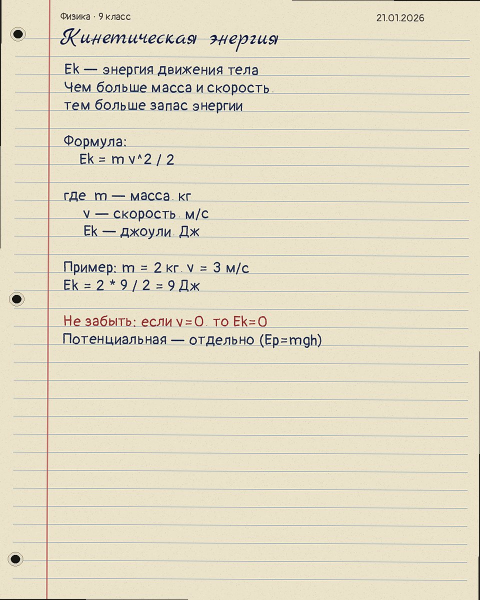
#> input picture web/assets/loupe/raw.jpg, 960 x 1200 px (shown at 1/2 size)
$ python -i scanner.py   (imports and definitions only)
#> lines starting #> are read from the running program, lines starting #| are printed output that depends on the picture; after the words box and inside, x2 and y2 are one past the last pixel; in counts of white or black regions, pixels touching at a corner belong together
### app/core/logging.py
# ### FILE: app/core/logging.py
"""
Structured Telemetry and Logging Infrastructure for Smart Notes.
Configures uniform console output with timestamps, modules, and log levels.
"""

import logging
import sys
from typing import Optional


# [29 lines left out: function setup_logging, not called in this run]


def get_logger(name: Optional[str] = None) -> logging.Logger:
    """Return a named logger configured with root application parameters."""
    return logging.getLogger(name or "smart_notes")

### app/cv/scanner.py
# ### FILE: app/cv/scanner.py
"""
Document Scanner and Optical Geometry Rectification.
Includes 4-point perspective warp and text deskewing.
"""

from typing import Tuple, Optional
import numpy as np
import cv2
from app.core.exceptions import ImageProcessingException
from app.core.logging import get_logger

logger = get_logger(__name__)


# [46 lines left out: functions order_points, four_point_transform, not called in this run]


def detect_document_contour(image: np.ndarray) -> Optional[np.ndarray]:
    """
    Detect largest quadrilateral contour representing the page boundary.
    Returns array of 4 points or None if no clear page boundary is found.
    """
    h, w = image.shape[:2]
    min_area = (h * w) * 0.15

    gray = cv2.cvtColor(image, cv2.COLOR_BGR2GRAY) if len(image.shape) == 3 else image.copy()
    blurred = cv2.GaussianBlur(gray, (5, 5), 0)
    edged = cv2.Canny(blurred, 50, 200)

    # Dilate edges to close gaps
    kernel = cv2.getStructuringElement(cv2.MORPH_RECT, (3, 3))
    dilated = cv2.dilate(edged, kernel, iterations=2)

    contours, _ = cv2.findContours(dilated, cv2.RETR_LIST, cv2.CHAIN_APPROX_SIMPLE)
    contours = sorted(contours, key=cv2.contourArea, reverse=True)[:5]

    for c in contours:
        area = cv2.contourArea(c)
        if area < min_area:
            continue

        peri = cv2.arcLength(c, True)
        approx = cv2.approxPolyDP(c, 0.02 * peri, True)

        if len(approx) == 4:
            return approx.reshape(4, 2).astype("float32")
        elif 4 < len(approx) <= 8 and cv2.isContourConvex(approx):
            rect = cv2.minAreaRect(approx)
            box = cv2.boxPoints(rect)
            return box.astype("float32")

    # Fallback to bright paper region detection if edge contours are broken by fingers or shadows
    try:
        _, paper_thresh = cv2.threshold(gray, 0, 255, cv2.THRESH_BINARY + cv2.THRESH_OTSU)
        kernel_p = cv2.getStructuringElement(cv2.MORPH_RECT, (25, 25))
        paper_mask = cv2.morphologyEx(paper_thresh, cv2.MORPH_CLOSE, kernel_p)
        paper_cnts, _ = cv2.findContours(paper_mask, cv2.RETR_EXTERNAL, cv2.CHAIN_APPROX_SIMPLE)
        if paper_cnts:
            best_paper = max(paper_cnts, key=cv2.contourArea)
            paper_area = cv2.contourArea(best_paper)
            total_img_area = float(h * w)
            # Only use if page is a distinct document occupying 25% to 95% of photo
            if (total_img_area * 0.25) <= paper_area <= (total_img_area * 0.96):
                rect = cv2.minAreaRect(best_paper)
                box = cv2.boxPoints(rect)
                return box.astype("float32")
    except Exception as exc:
        logger.debug("Paper region fallback failed: %s", exc)


    return None


def calculate_skew_angle(
    binary_image: np.ndarray,
    source_image: Optional[np.ndarray] = None,
) -> float:
    """
    Determine dominant skew angle of handwritten text lines in degrees.
    Uses multi-stage detection:
    1. Probabilistic Hough Transform on horizontal text baselines and ruled edges.
    2. Fallback to Horizontal Projection Profile variance optimization (Radon).
    3. Fallback to cv2.minAreaRect with correct (X, Y) point ordering.
    """
    # 1. Primary Strategy: Hough Lines on source image or binary image
    target_img = source_image if source_image is not None else binary_image
    gray = cv2.cvtColor(target_img, cv2.COLOR_BGR2GRAY) if target_img.ndim == 3 else target_img

    edges = cv2.Canny(gray, 50, 150, apertureSize=3)
    lines = cv2.HoughLinesP(edges, 1, np.pi / 180, threshold=70, minLineLength=60, maxLineGap=15)

    if lines is not None and len(lines) >= 8:
        hough_angles: List[float] = []
        for l in lines:
            x1, y1, x2, y2 = l[0]
            deg = float(np.degrees(np.arctan2(y2 - y1, x2 - x1)))
            if deg > 90.0:
                deg -= 180.0
            elif deg < -90.0:
                deg += 180.0
            # Keep plausible horizontal orientations within [-25°, +25°]
            if -25.0 < deg < 25.0:
                hough_angles.append(deg)

        if len(hough_angles) >= 6:
            med_angle = float(np.median(hough_angles))
            logger.info(
                "Detected document skew via Hough lines: %.2f° (from %d line segments)",
                med_angle,
                len(hough_angles),
            )
            return med_angle

    # 2. Secondary Strategy: Projection Profile Variance (Radon-like sweep)
    # Require substantial foreground ink content to compute meaningful variance
    if binary_image is not None and np.count_nonzero(binary_image > 0) < 100:
        return 0.0

    try:
        bin_for_sweep = binary_image if binary_image is not None else cv2.adaptiveThreshold(
            gray, 255, cv2.ADAPTIVE_THRESH_GAUSSIAN_C, cv2.THRESH_BINARY_INV, 31, 10
        )
        if np.count_nonzero(bin_for_sweep > 0) < 100:
            return 0.0
        # Downscale for fast angular sweep
        target_w = 480
        aspect = bin_for_sweep.shape[0] / max(1, bin_for_sweep.shape[1])
        target_h = int(target_w * aspect)
        small_bin = cv2.resize(bin_for_sweep, (target_w, target_h), interpolation=cv2.INTER_NEAREST)

        sw_h, sw_w = small_bin.shape[:2]
        center = (sw_w // 2, sw_h // 2)
        best_angle = 0.0
        max_var = -1.0

        for candidate_angle in np.arange(-10.0, 10.0, 0.5):
            M = cv2.getRotationMatrix2D(center, float(candidate_angle), 1.0)
            rot = cv2.warpAffine(small_bin, M, (sw_w, sw_h), flags=cv2.INTER_NEAREST)
            hpp = np.sum(rot > 0, axis=1)
            var = float(np.var(hpp))
            if var > max_var:
                max_var = var
                best_angle = float(candidate_angle)

        if abs(best_angle) >= 0.2:
            logger.info("Detected document skew via HPP variance: %.2f°", best_angle)
            return best_angle
    except Exception as exc:
        logger.debug("Projection profile variance sweep skipped: %s", exc)

    # 3. Fallback Strategy: minAreaRect with correct (X, Y) coordinate ordering
    y_idx, x_idx = np.where(binary_image > 0)
    if len(x_idx) < 100:
        return 0.0

    pts_xy = np.column_stack([x_idx, y_idx]).astype(np.float32)
    rect = cv2.minAreaRect(pts_xy)
    box_w, box_h = rect[1]
    angle = rect[2]

    # OpenCV 4.5+ angle normalization
    if box_w < box_h:
        angle = angle - 90.0 if angle >= 45.0 else angle
    else:
        angle = angle if angle < 45.0 else angle - 90.0

    if abs(angle) > 30.0:
        return 0.0

    return float(angle)


def rotate_image(image: np.ndarray, angle: float) -> np.ndarray:
    """
    Rotate image by angle (in degrees) about its center with white background padding.
    """
    if abs(angle) < 0.1:
        return image.copy()

    h, w = image.shape[:2]
    center = (w // 2, h // 2)

    m = cv2.getRotationMatrix2D(center, angle, 1.0)
    cos = np.abs(m[0, 0])
    sin = np.abs(m[0, 1])

    # Compute new bounding dimensions
    new_w = int((h * sin) + (w * cos))
    new_h = int((h * cos) + (w * sin))

    m[0, 2] += (new_w / 2) - center[0]
    m[1, 2] += (new_h / 2) - center[1]

    border_value = (255, 255, 255) if len(image.shape) == 3 else 255
    rotated = cv2.warpAffine(
        image,
        m,
        (new_w, new_h),
        flags=cv2.INTER_CUBIC,
        borderMode=cv2.BORDER_CONSTANT,
        borderValue=border_value,
    )
    return rotated


def rectify_document_geometry(image: np.ndarray) -> Tuple[np.ndarray, float]:
    """
    Full optical rectification pipeline:
    1. Detect page quad and warp perspective if detected.
    2. Estimate skew angle via multi-strategy analysis and rotate to horizontal baseline.
    Returns: (rectified_bgr_image, skew_angle_degrees)
    """
    try:
        quad = detect_document_contour(image)
        warped = four_point_transform(image, quad) if quad is not None else image.copy()

        # Generate quick binary mask for skew estimation
        gray = cv2.cvtColor(warped, cv2.COLOR_BGR2GRAY) if len(warped.shape) == 3 else warped.copy()
        _, binary = cv2.threshold(gray, 0, 255, cv2.THRESH_BINARY_INV + cv2.THRESH_OTSU)

        skew_angle = calculate_skew_angle(binary, source_image=warped)
        rectified = rotate_image(warped, skew_angle)

        logger.info("Rectification completed: applied rotation of %.2f°", skew_angle)
        return rectified, skew_angle

    except Exception as exc:
        logger.error("Optical geometry rectification failed: %s", exc)
        raise ImageProcessingException(step="rectify_document_geometry", reason=str(exc)) from exc

>>> import cv2
>>> picture = cv2.imread('../../web/assets/loupe/raw.jpg')
#> picture is the input picture: shape (1200, 960, 3); mean B, G, R 197.1, 220, 226.8
>>> result = rectify_document_geometry(picture)
#> in detect_document_contour, `gray = cv2.cvtColor(image, cv2.COLOR_BGR2GRAY) if len(image.shape) == ..`:
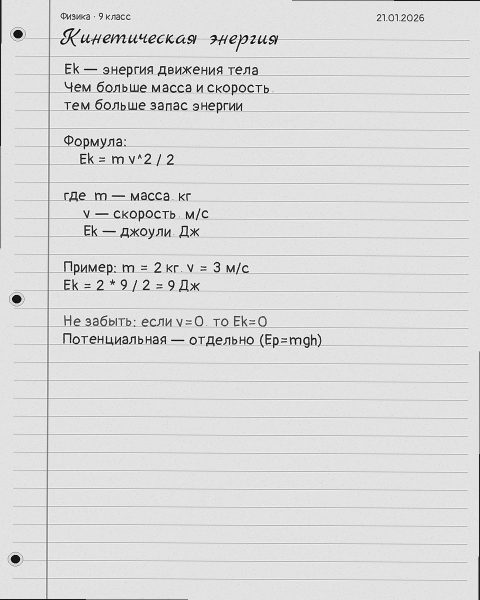
#> gray: shape (1200, 960) (shown at 1/2 size); min 0, max 255, mean 219.3
#> in detect_document_contour, `edged = cv2.Canny(blurred, 50, 200)`:
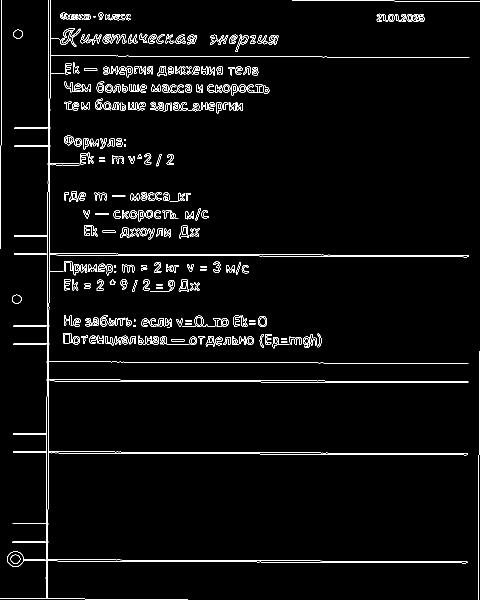
#> edged: shape (1200, 960) (shown at 1/2 size); 3% white in thin lines or dots
#> in detect_document_contour, `dilated = cv2.dilate(edged, kernel, iterations=2)`:
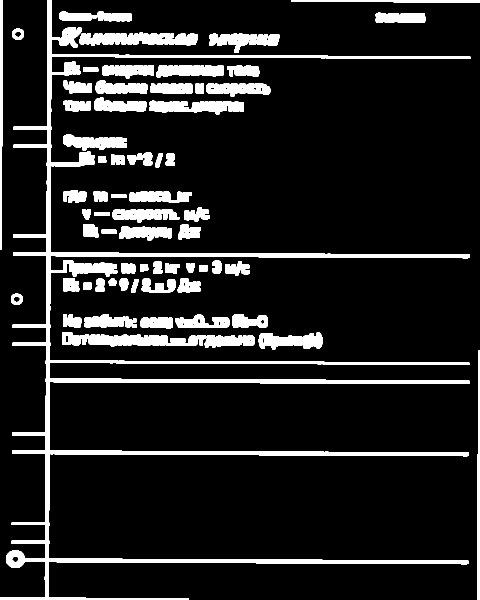
#> dilated: shape (1200, 960) (shown at 1/2 size); 12.1% white; 71 white regions
#> in detect_document_contour, `contours, _ = cv2.findContours(dilated, cv2.RETR_LIST, cv2.CHAIN_APPRO..`: contours = 154 contours, 63 with area under 20; largest, box (x1, y1, x2, y2) and area: (0, 0, 941, 1200) 49638, (124, 664, 413, 693) 4662, (159, 65, 396, 91) 4534, (298, 201, 487, 229) 3362, (418, 67, 559, 106) 2878
#> in detect_document_contour, `contours = sorted(contours, key=cv2.contourArea, reverse=True)[:5]`: contours = 5 contours; box (x1, y1, x2, y2) and area: (0, 0, 941, 1200) 49638, (124, 664, 413, 693) 4662, (159, 65, 396, 91) 4534, (298, 201, 487, 229) 3362, (418, 67, 559, 106) 2878
#> the loop in detect_document_contour, `for c in contours:` made 5 passes
#> area on passes 1 to 5: 49638, 4662, 4534.5, 3362.5, 2878
#> in detect_document_contour, `_, paper_thresh = cv2.threshold(gray, 0, 255, cv2.THRESH_BINARY + cv2...`:
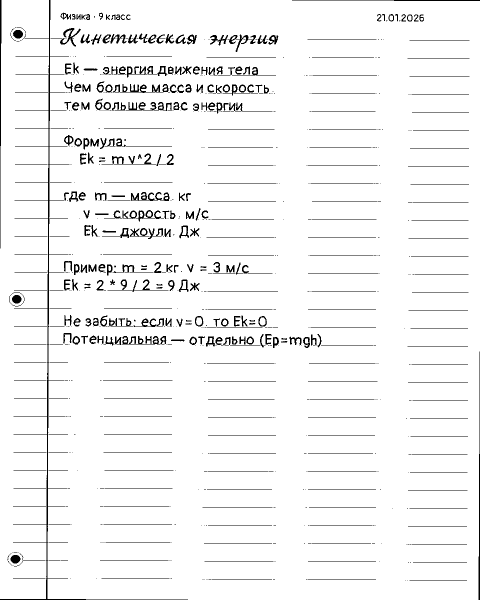
#> paper_thresh: shape (1200, 960) (shown at 1/2 size); 95.5% white; black in thin lines or dots
#> in detect_document_contour, `paper_mask = cv2.morphologyEx(paper_thresh, cv2.MORPH_CLOSE, kernel_p)`: paper_mask: shape (1200, 960); every value is 255
#> in detect_document_contour, `paper_cnts, _ = cv2.findContours(paper_mask, cv2.RETR_EXTERNAL, cv2.CH..`: paper_cnts = [[[0, 0], [0, 1199], [959, 1199], [959, 0]]]
#> in detect_document_contour, `best_paper = max(paper_cnts, key=cv2.contourArea)`: best_paper = [[0, 0], [0, 1199], [959, 1199], [959, 0]]
#> in detect_document_contour, `paper_area = cv2.contourArea(best_paper)`: paper_area = 1149841
#> in rectify_document_geometry, `_, binary = cv2.threshold(gray, 0, 255, cv2.THRESH_BINARY_INV + cv2.TH..`:
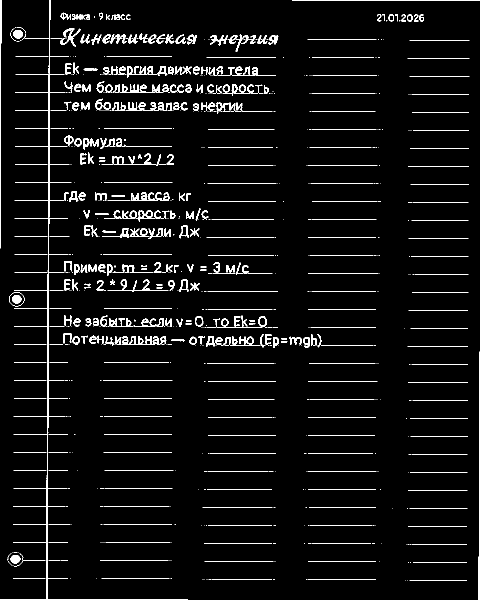
#> binary: shape (1200, 960) (shown at 1/2 size); 4.5% white in thin lines or dots
#> in calculate_skew_angle, `edges = cv2.Canny(gray, 50, 150, apertureSize=3)`:
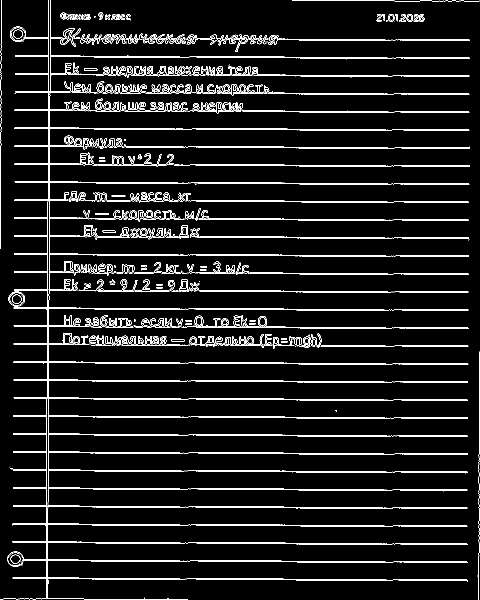
#> edges: shape (1200, 960) (shown at 1/2 size); 6.5% white in thin lines or dots
#> in calculate_skew_angle, `lines = cv2.HoughLinesP(edges, 1, np.pi / 180, threshold=70, minLineLe..`: lines = 409 rows, first 6: [96, 402, 96, 183], [97, 799, 97, 579], [95, 597, 95, 398], [377, 869, 569, 869], [397, 835, 584, 835], [367, 905, 566, 905]
#> the loop in calculate_skew_angle, `for l in lines:` made 409 passes
#> (x1, y1, x2, y2, deg) on passes 1 to 3: (96, 402, 96, 183, -90), (97, 799, 97, 579, -90), (95, 597, 95, 398, -90)
#> after the loop in calculate_skew_angle, `for l in lines:`: hough_angles = 393 values, max 3.69 at index 384, min -4.97 at index 386, mean 0.0678
#> in calculate_skew_angle, `med_angle = float(np.median(hough_angles))`: med_angle = 0
